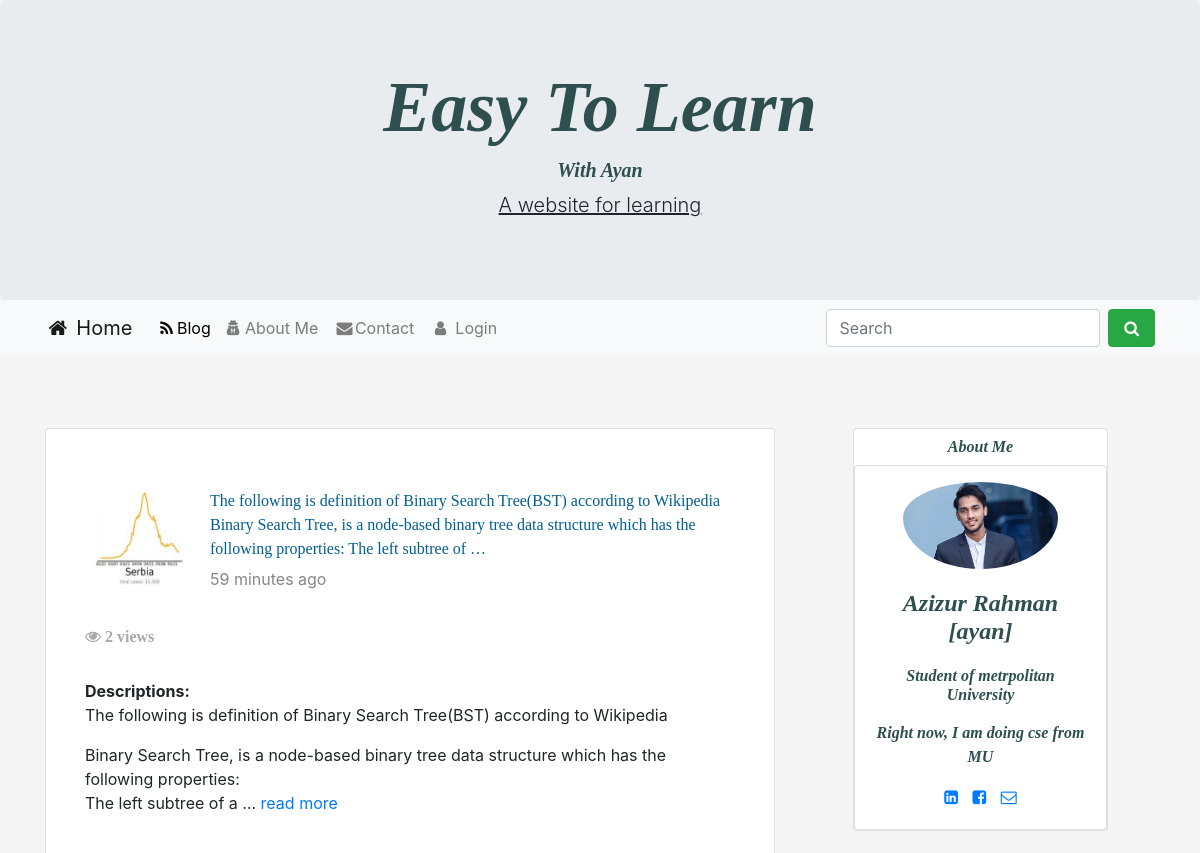
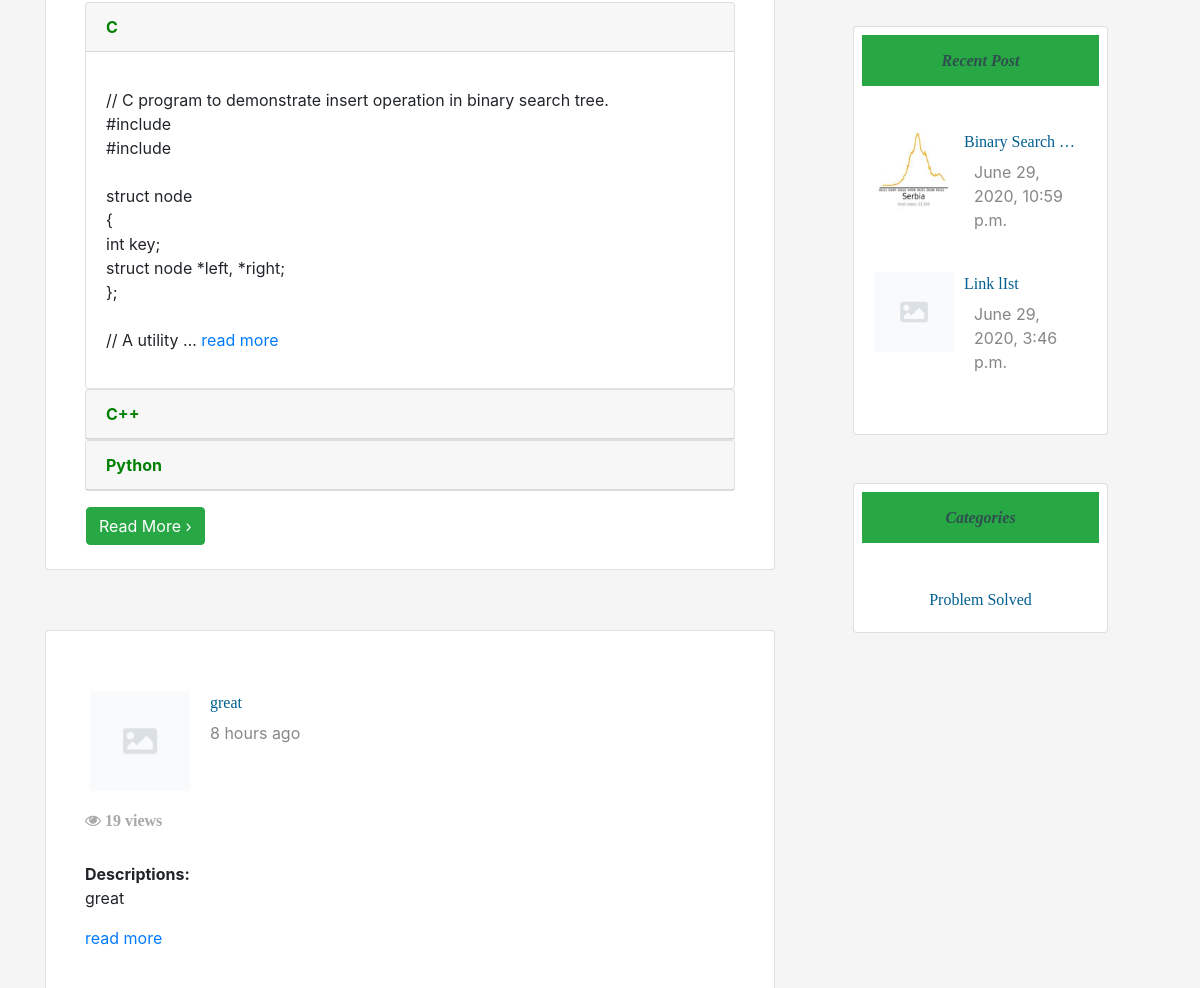
/blog/ (upper part), run on an earlier commit of the app's database (2 pictures, top to bottom).
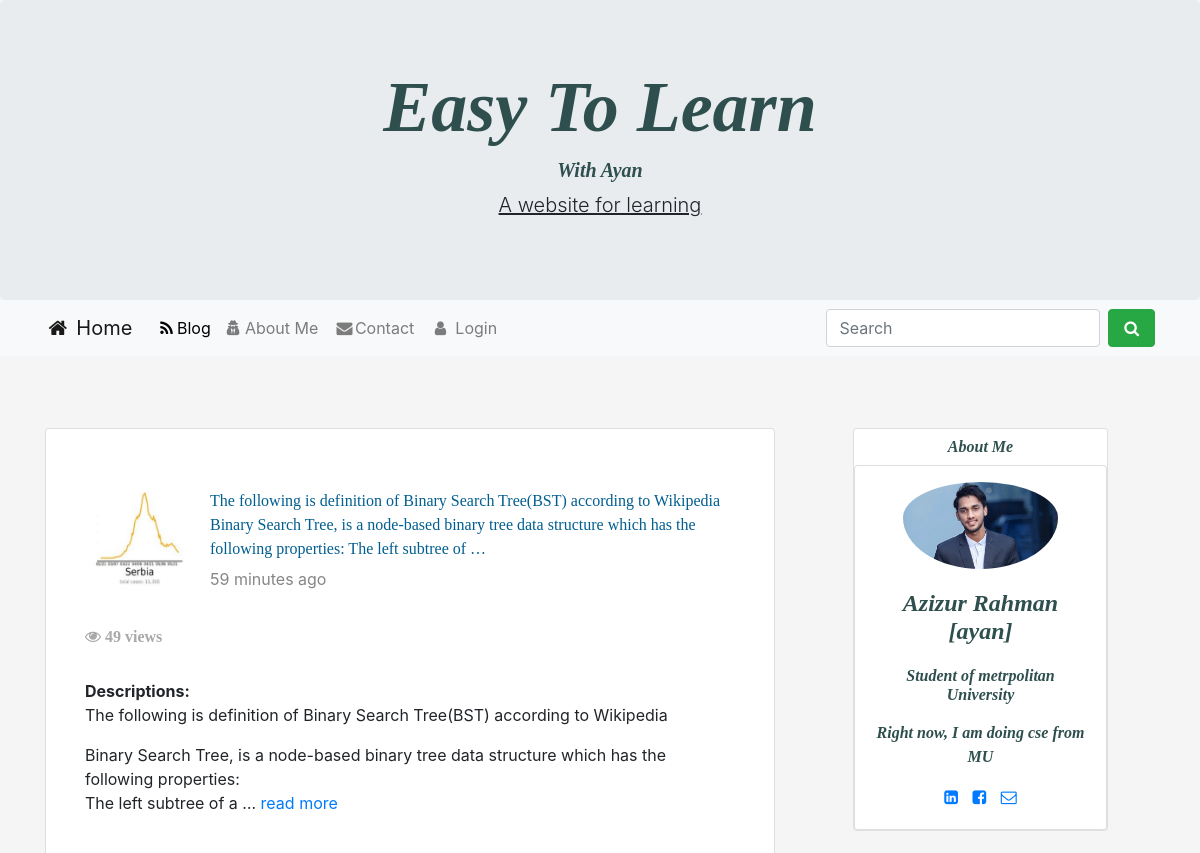
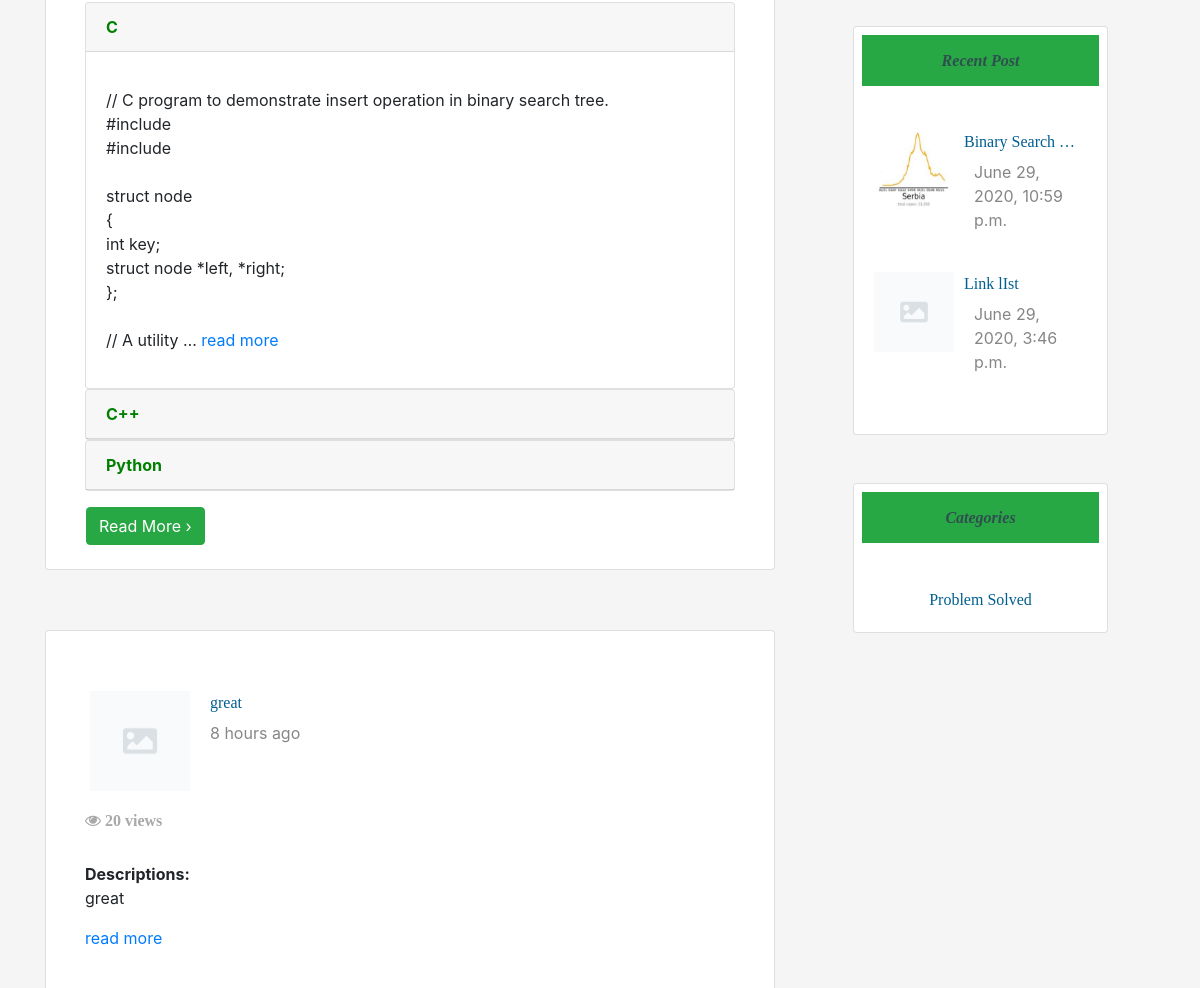
And on a later commit of the database (2 pictures, top to bottom).
### home/models.py (models this page shows, shortened)
class Post(models.Model):
    category = models.ForeignKey(Category, on_delete=models.CASCADE)
    postAuthor = models.CharField(max_length=200)
    postId = models.AutoField(primary_key=True, auto_created=True)
    postTitle = models.CharField(max_length=200)
    postTimeDate = models.DateTimeField(auto_now_add=True, auto_now=False, blank=True)
    postInC = models.TextField()
    postInCplus = models.TextField()
    postInPython = models.TextField()
    postDescriptions = models.TextField()
    postUrl = models.TextField(blank=True)
    postImage = models.ImageField(blank=True, null=True)
    views = models.IntegerField(default=0)
    def get_photo_url(self):
        if self.postImage and hasattr(self.postImage, 'url'):
            return self.postImage.url
        else:
            return "/static/no.png"

class Category(models.Model):
    category = models.CharField(max_length=200, primary_key=True)

### home/views.py (the view)
# urls.py: path('blog/', views.blog, name='blog'),
def blog(request):
    Posts = Post.objects.all().order_by('-postTimeDate')
    paginator = Paginator(Posts, 4)
    page = request.GET.get('page')
    Recent = Post.objects.all().order_by('-postTimeDate')[0:3]
    Posts = paginator.get_page(page)
    cat = Category.objects.all()[0:3]
    context = {'Posts': Posts,
               'RecentPost': Recent,
               'Categories': cat,}
    return render(request, 'blog.html', context)

### templates/blog.html (shortened to what this page needs)
{% extends 'base.html' %}
{% load static %}
{% load humanize %}
{% block  blogActive %}active{% endblock blogActive %}
 {% block body %}
    <div class="row">
   <div class="col-sm-8">
    {% for post in Posts %}
     <div class="card pt-4 pl-4 pb-4 pr-4">
                    <div class="card-body">
                        <div class="mt-3">
                            <img style="float:left;" class="d-inline-block" src="{{ post.get_photo_url }}" height=100;
                                width=100; alt="abc">
                            <a href="{% url 'readMore' post.postId %}">
                                <p  style="margin-left:120px;" class="text-style">
                                    {{ post.postDescriptions |truncatewords:30 }}
                                </p>
                            </a>
                            <p style="margin-left:120px; margin-top:-10px;" class="description">{{ post.postTimeDate | naturaltime }}</p>
                        </div>
                    </div>
           <div class="container">
           <h6 id="views"><i class="fa fa-eye" aria-hidden="true"></i> {{ post.views }} views</h6><br>
   <p class="post d-inline "><strong>Descriptions:</strong> {{ post.postDescriptions  | safe | linebreaks  | truncatewords:30  }}<a href="{% url 'readMore' post.postId%}"> read more</a></p><br>
  <div id="accordion">
    <div class="card">
      <div class="card-header">
        <a style="font-weight:bold; color:#008000;" class="card-link" data-toggle="collapse" href="#ayan{{post.postId}}1">
          C
        </a>
      </div>
      <div id="ayan{{post.postId}}1" class="collapse show" data-parent="#accordion">
        <div class="card-body">
        <p class="post">{{ post.postInC | safe | linebreaks  | truncatewords:30  }}<a href="{% url 'readMore' post.postId%}"> read more</a></p>
        </div>
      </div>
    </div>
    <div class="card">
      <div class="card-header">
        <a style="font-weight:bold; color:#008000;" class="collapsed card-link" data-toggle="collapse" href="#ayan{{post.postId}}2">
        C++
      </a>
      </div>
    </div>
    <div class="card">
      <div class="card-header">
        <a style="font-weight:bold; color:#008000;"  class="collapsed card-link" data-toggle="collapse" href="#ayan{{post.postId}}3">
          Python
        </a>
      </div>
    </div>
  </div>
</div>
                    <a class="ml-3 mt-3" href="{% url 'readMore' post.postId%}"> <span class="btn btn-success">Read More &rsaquo;</span></a>
        </div>
{% endfor %}
       </div>
        <div class="col-sm-3 ml-lg-5" >
      <div class="card text-center ">
                    <h6 id="heading" class="mt-2">About Me</h6>
<div class="card card-cascade">
  <div class="view view-cascade overlay">
    <img class="card-img-top rounded-circle pl-5 pr-5 pt-3" src="{% static 'aya.jpeg' %}" alt="Card image cap">
  </div>
  <div class="card-body card-body-cascade text-center">
    <h4 class="card-title" id="heading" ><strong>Azizur Rahman [ayan]</strong></h4>
    <h6 class="font-weight-bold indigo-text py-2" id="heading" >Student of metrpolitan University</h6>
    <p class="card-text" id="heading" >Right now, I am doing cse from MU
    </p>
    <a href="https://www.linkedin.com/in/azizur-rahman-720636165"  class="btn-floating btn-small btn-fb"><i class="fa fa-linkedin-square

"></i></a>
    <a href="https://www.facebook.com/imayanchy/" class="btn-floating btn-small btn-tw" style="padding:10px;"><i class="fa fa-facebook-square

"></i></a>
    <a href="mailto:aaziz9642@gmail.com"  class="btn-floating btn-small btn-dribbble"><i class="fa fa-envelope-o"></i></a>
  </div>
</div>
                </div>
<div class="card promoting-card mt-5">
<h6 class="bg-success m-2  p-3 text-center" id="heading">Recent Post</h6>
 <div class="card-body">
                        <div class="mt-3">
                             {% for post in RecentPost%}
                            <img style="float:left;" class="d-inline-block" src="{{ post.get_photo_url }}" height=80;
                                width=80; alt="abc">
                            <a href="{% url 'readMore' post.postId %}">
                                <p  style="margin-left:90px; "  class="text-style">
                                    {{ post.postTitle |truncatewords:2 }}
                                </p>
                            </a>
                            <p style="margin-left:100px; margin-top:-10px;" class="description">{{ post.postTimeDate }}</p>
                            <br>
                             {% endfor %}
                        </div>
                    </div>
</div>
<div class="card promoting-card mt-5">
<h6 class="bg-success m-2 p-3 text-center" id="heading">Categories</h6>
  <div class="card-body">
                        <div class="mt-3 text-center">
                             {% for cat in Categories%}
                            <a class="text-style" href="#"> {{cat.category}} </a><br>
                             {% endfor %}
                        </div>
                    </div>
</div>
</div>
</div>
 {% endblock body %}

### templates/base.html (shortened to what this page needs)
{% load static %}
<!DOCTYPE html>
<html lang="en">
<head>
  <link rel="stylesheet" href="https://maxcdn.bootstrapcdn.com/bootstrap/4.5.0/css/bootstrap.min.css">
 <link rel="stylesheet" href="https://cdnjs.cloudflare.com/ajax/libs/font-awesome/4.7.0/css/font-awesome.min.css">
  <link rel="stylesheet" href="{% static 'css/style.css' %} ">
</head>
<body style="background-color:#F5F5F5">
<div class="jumbotron" style="margin-bottom:0;">
  <a href="{% url 'home' %}" style="text-decoration: none;"><h1 class="display-3 text-center" id="heading">Easy To Learn</h1></a>
 <h4 class="lead text-center" id="heading"> With Ayan</h4>
  <p class="lead text-center"><u>A website for learning </u></p>
</div>
<nav class="navbar navbar-expand-lg navbar-light bg-light">
 <div class="container">
 <a class="navbar-brand" href="{% url 'home' %}"><i class="fa fa-fw fa-home"></i> Home</a>
  <div class="collapse navbar-collapse" id="navbarSupportedContent">
    <ul class="navbar-nav mr-auto">
    <li class="nav-item ">
        <a class="nav-link" href="{% url 'blog' %}" id="{% block blogActive %}{% endblock blogActive %}"><i class="fa fa-fw fa-rss" aria-hidden="true"></i>Blog</a>
      </li>
     <li class="nav-item" >
       <a  class="nav-link" href="{% url 'aboutMe' %}"
       id="{% block aboutActive %}{% endblock aboutActive %}"><i class="fa fa-user-secret" aria-hidden="true"></i> About Me</a>
     </li>
      <li class="nav-item">
       <a class="nav-link" href="{% url 'contact' %}" id="{% block contactActive %}{% endblock contactActive %}"><i class="fa fa-fw fa-envelope"></i>Contact</a>
      </li>
      {% if user.is_authenticated %}
                        <li class="nav-item dropdown  ">
                        <a class="nav-link dropdown-toggle" href="#" id="navbarDropdown" role="button"
                            data-toggle="dropdown" aria-haspopup="true" aria-expanded="false">
                           <i class="fa fa-user" aria-hidden="true"></i> welcome {{request.user.username}}
                        </a>
                        <div class="dropdown-menu edit-dropdown " aria-labelledby="navbarDropdown">
                            <a class="dropdown-item" href="#"><i class="fa fa-eye" aria-hidden="true"></i> View Profile</a>
                               <a class="dropdown-item" href="{% url 'userLogOut' %}"><i class="fa fa-sign-out" aria-hidden="true"></i> Logout</a>
                        </div>
                    </li>
                    {% else %}
      <li class="nav-item">
       <a class="nav-link" href="#"  data-toggle="modal" data-target="#myModal"><i class="fa fa-fw fa-user"></i> Login</a>
      </li>
      {% endif %}
    </ul>
    <form class="form-inline my-2 my-lg-0" method="get" action="{% url 'search' %}">
      <input class="form-control mr-sm-2" type="search" name="search" placeholder="Search" aria-label="Search">
      <button class="btn btn-success my-2 my-sm-0" type="submit"><i class="fa fa-fw fa-search"></i></button>
    </form>
  </div>
  </div>
</nav>
<br>
<div class="container mt-5 mb-5">
     {% block body %}
     {% endblock body %}
</div>
</body>
</html>

### static/css/style.css (style rules this page uses)
#heading { font-family:bitter,georgia,"times new roman",times,serif; font-weight:bold; color:#2F4F4F; font-style: italic }
.description { color:#868686; fon-weight:bold; margin-top:-2px; }
#active { color: black; }
.text-style { font-family:bitter,georgia,"times new roman",times,serif; color:#005E90; }
#views { font-family:bitter,georgia,"times new roman",times,serif; font-weight:bold; color:#A9A9A9; }

What changed in the data, as far as the page shows it:
changed Post "59 minutes ago": views "2" → "49"
changed Post "great": views "19" → "20"
